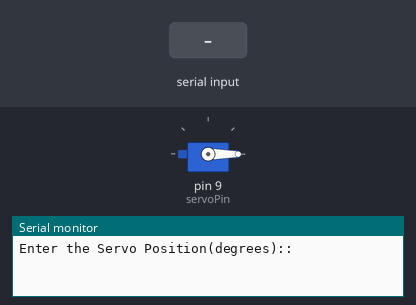
The sketch below on a simulated Arduino Uno, built with avr-gcc and run on an emulated ATmega328P. Parts: servo, the last lines printed to the serial monitor. Inputs (shaded band) come from the test bench.

Above: at 1.2 s.
1.3 s: "90,45\n" received over Serial
At 2.5 s:
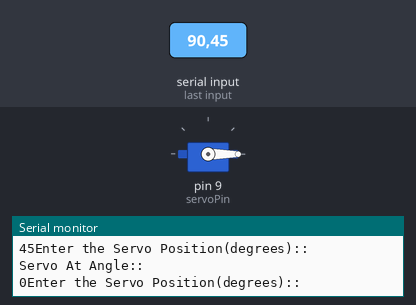
2.8 s: "30,150\n" received over Serial
At 3.8 s:
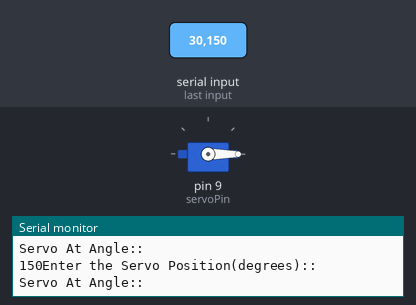
4.3 s: "200\n" received over Serial
Timing chart, 0 to 7.3 s (numbered marks = the images above; inputs shaded):
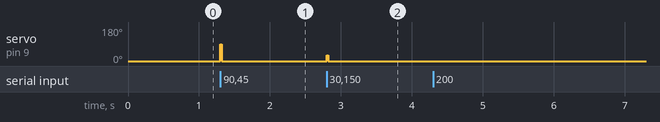

Measured:
- after the input at 1.3 s, servo on pin 9 (servoPin): 0° → 90° at once, → 0° 0.02 s later
- after the input at 2.8 s, servo on pin 9 (servoPin): 0° → 30° at once, → 0° 0.02 s later

The sketch:

servo.ino
```cpp
//Working With A SERVO -> which is to give a direction or Position
//Using Servo library
#include <Servo.h>
int servoPin=9;
int servoPos=0; // in degrees
Servo vServo;
int servoAngle;
String input="Enter the Servo Position(degrees)::  ";
String output="Servo At Angle::  ";
void setup() {
  // put your setup code here, to run once:
  Serial.begin(9600);
  vServo.attach(servoPin);
  pinMode(servoPin,OUTPUT);

}

void loop() {
  // put your main code here, to run repeatedly:
  vServo.write(servoPos);//return position to 0 degrees
  Serial.println(input); //Ask for the User input for the direction
  while(Serial.available()==0){
    }
    //User input
  Serial.println(output);
  servoAngle=Serial.parseInt();//input Value assign to a variable
  Serial.print(servoAngle);
  vServo.write(servoAngle);// Servo move the direction input by the user
}
```
